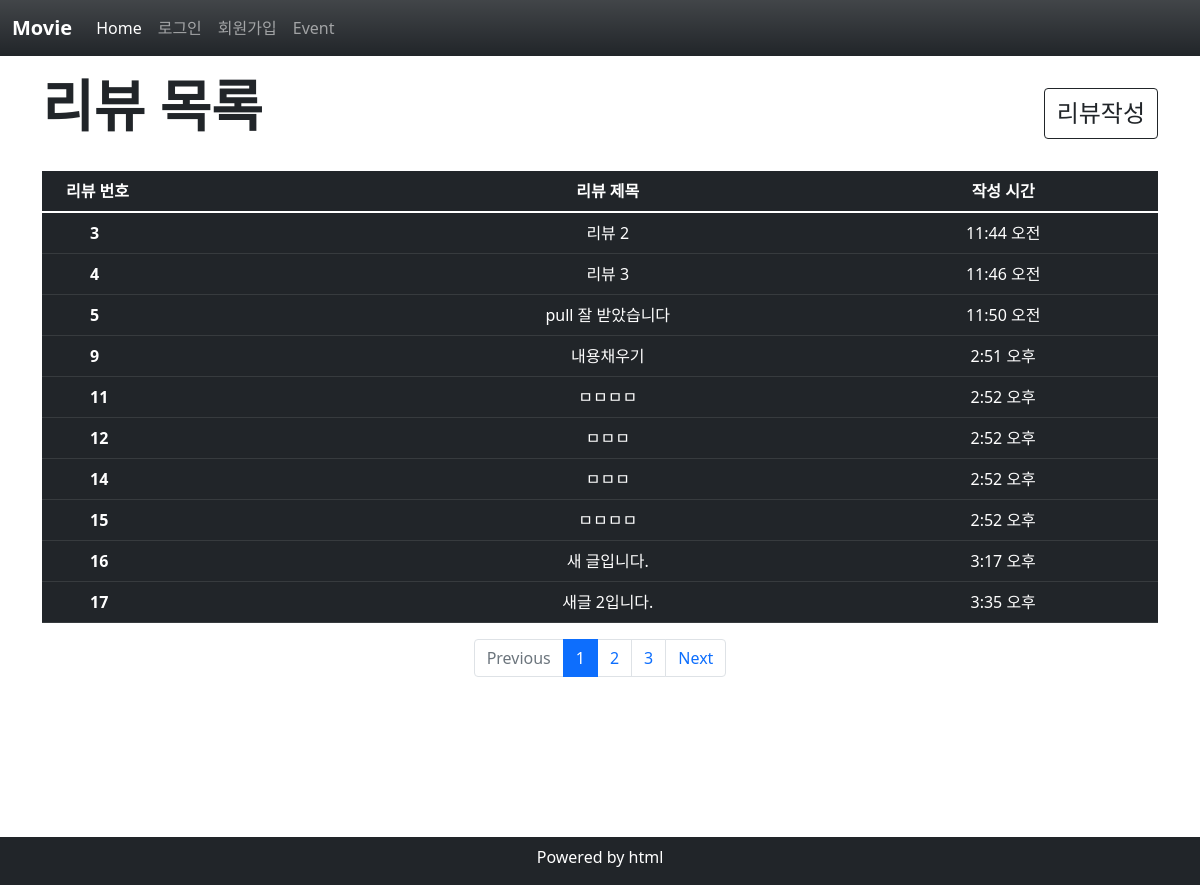
The app's page /, older data.
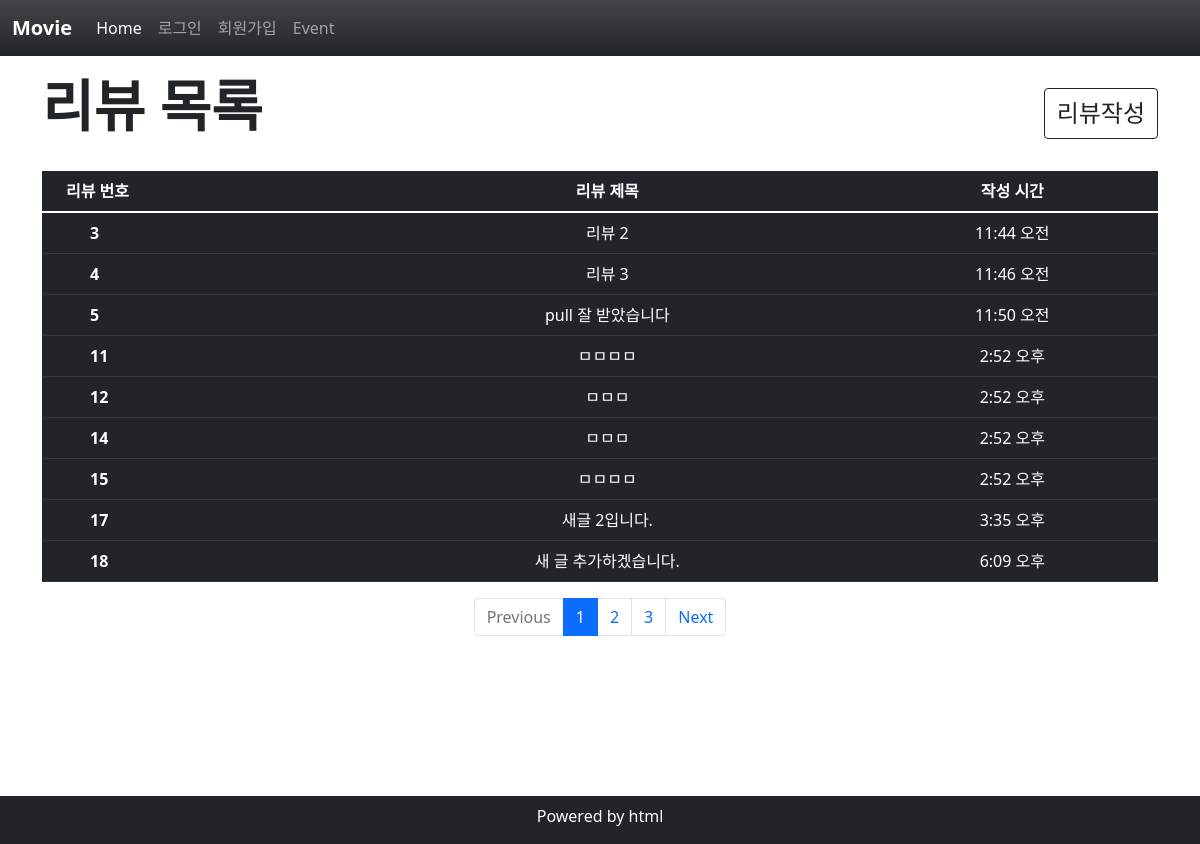
The same page, newer data.
### review/models.py (models this page shows)
class Review(models.Model):
    title = models.CharField(max_length=80)
    content = models.TextField()
    created_at = models.DateTimeField(auto_now_add=True)
    updated_at = models.DateTimeField(auto_now_add=True)

### review/views.py (the view)
# urls.py: path("", views.index, name="index"),
def index(request):
    review = Review.objects.all()
    context = {
        "reviews": review,
    }
    return render(request, "review/index.html", context)

### review/templates/review/index.html
{% extends 'base.html' %}
{% block content %}
<article class="container">
  <div class="d-flex justify-content-between my-3">
    <h1 class="fw-bold mb-3 display-4">리뷰 목록</h1>
    <a href="{% url 'review:new' %}" class="btn btn-outline-dark my-3 fs-4">
      리뷰작성
    </a>
  </div>
  <table class=" table table-dark table-hover text-center">
    <thead>
      <tr>
        <th scope="col" class="text-start ps-4">리뷰 번호</th>
        <th scope="col">리뷰 제목</th>
        <th scope="col">작성 시간</th>
      </tr>
    </thead>
    <tbody>
      {% for review in reviews %}
      <tr>
        <th scope="row" class="text-start ps-5">{{ review.pk }}</th>
        <td><a href="{% url 'review:detail' review.pk %}" class="text-decoration-none text-white">{{ review.title }}</a>
        </td>
        <td>{{ review.created_at| date:'P' }}</td>
      </tr>
      {% endfor %}
    </tbody>
  </table>
</article>
<nav aria-label="..." class="d-flex justify-content-center">
  <ul class="pagination">
    <li class="page-item disabled">
      <a class="page-link">Previous</a>
    </li>
    <li class="page-item active" aria-current="page">
      <a class="page-link" href="#">1</a>
    <li class="page-item"><a class="page-link" href="#">2</a></li>
    </li>
    <li class="page-item"><a class="page-link" href="#">3</a></li>
    <li class="page-item">
      <a class="page-link" href="#">Next</a>
    </li>
  </ul>
</nav>
{% endblock %}

### templates/base.html (shortened to what this page needs)
<!DOCTYPE html>
<html lang="en">
<head>
  <link href="https://cdn.jsdelivr.net/npm/bootstrap@5.1.3/dist/css/bootstrap.min.css" rel="stylesheet"
>
</head>
<body>
  <nav class="navbar navbar-expand-lg navbar-dark bg-dark bg-gradient">
    <div class="container-fluid">
      <a class="navbar-brand fw-bold" href="{% url 'review:index' %}">Movie</a>
      <div class="collapse navbar-collapse" id="navbarNav">
        <ul class="navbar-nav">
          <li class="nav-item">
            <a class="nav-link active" aria-current="page" href="#">Home</a>
          </li>
          {% if not request.session.name %}
          <li class="nav-item">
            <a class="nav-link" href="{% url 'common:login' %}">로그인</a>
          </li>
          <li>
            <a class="nav-link" href="{% url 'common:register' %}">회원가입</a>
          </li>
          <li class="nav-item">
            <a class="nav-link" href="#">Event</a>
          </li>
          {% endif %}
        </ul>
      </div>
    </div>
  </nav>
  <div style="margin-bottom: 12rem;">
    {% block content %}
    {% endblock %}
  </div>
  <footer class="fixed-bottom bg-dark text-white">
    <p class="text-center lh-base mt-2">Powered by html</p>
  </footer>
</body>
</html>

Row changes from the older to the newer data that the page shows:
removed Review: pk "9", title "내용채우기", created_at "2:51 오후"
removed Review: pk "16", title "새 글입니다.", created_at "3:17 오후"
added Review: pk "18", title "새 글 추가하겠습니다.", created_at "6:09 오후"
